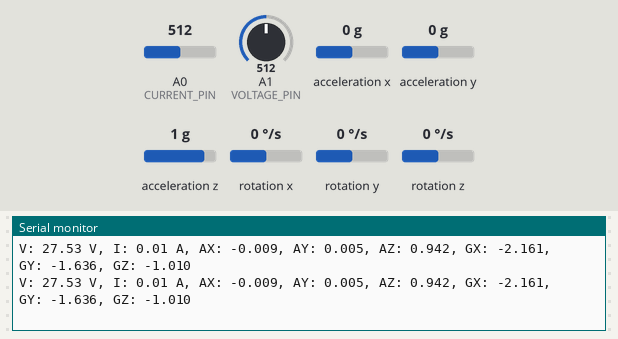
A sketch run on a simulated Arduino Uno, built with avr-gcc and run on an emulated ATmega328P. Shown: the last lines printed to the serial monitor. Wiring (inferred from the names in the program): MPU-6050 motion sensor at I2C address 0x68. The test bench sets the inputs (shaded band); at power-on: acceleration x 0 g, A0 (CURRENT_PIN) = 512, acceleration y 0 g, A1 (VOLTAGE_PIN) = 512, acceleration z 1 g, rotation x 0 °/s, rotation y 0 °/s, rotation z 0 °/s.

Above: at 1.3 s.
1.4 s: acceleration x set to -1.4 g
At 2.0 s:
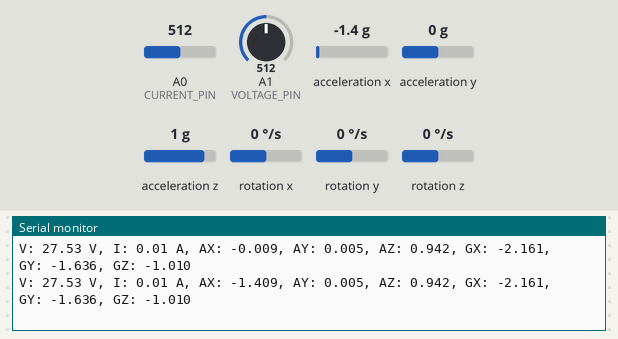
2.9 s: A0 (CURRENT_PIN) set to 716
At 3.6 s:
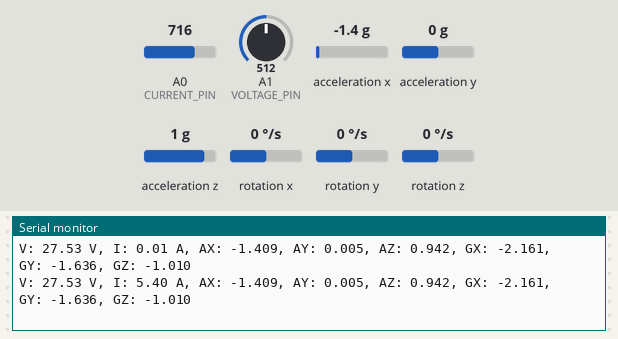
4.4 s: acceleration y set to -1.4 g
At 4.4 s:
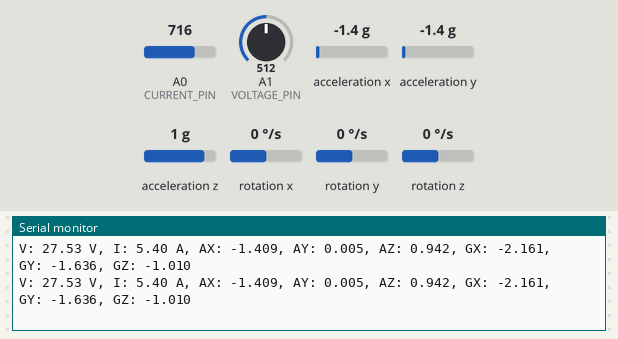
7.5 s: A1 (VOLTAGE_PIN) set to 716
At 7.9 s:
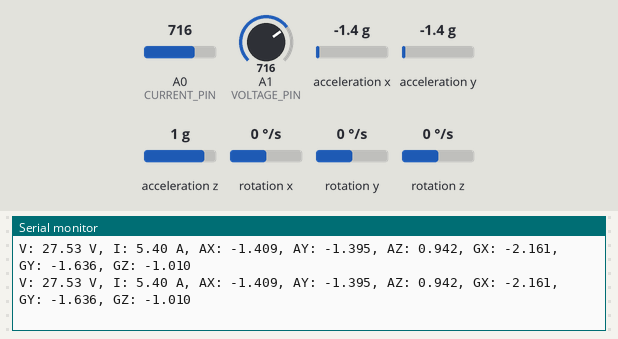
9.0 s: acceleration z set to -1.4 g
At 9.5 s:
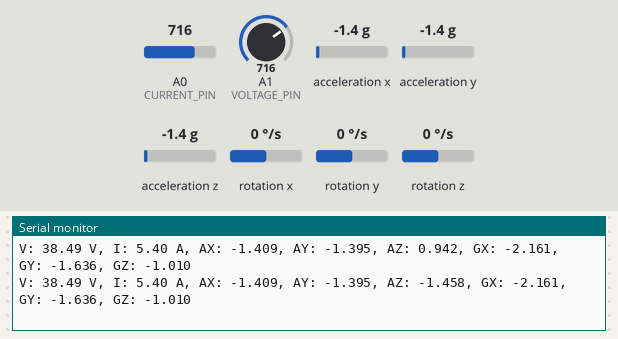
10.5 s: A0 (CURRENT_PIN) set to 992
At 11.1 s:
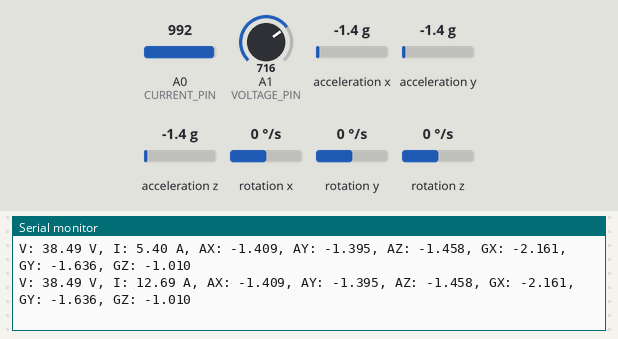
Timing chart, 0 to 13.0 s (numbered marks = the images above; inputs shaded):
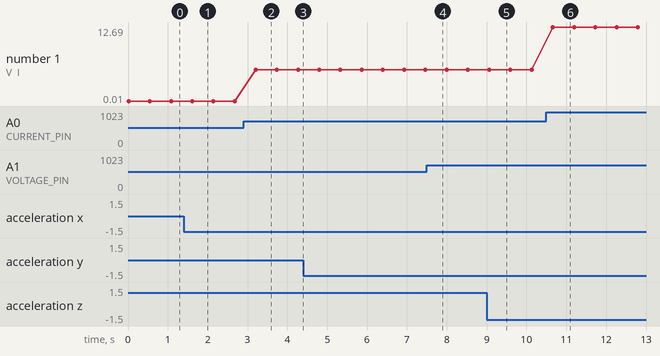

The sketch:

Dataacquisition.ino
```cpp
// I2C library - this lets the Arduino "talk" to sensors over just 2 wires (SDA and SCL)
#include <Wire.h>

const byte MPU6050_ADDRESS = 0x68; // the "address" of the MPU6050 sensor on the I2C wires, so the Arduino knows which device it's talking to

int16_t Rax, Ray, Raz; // "raw" accelerometer readings (X, Y, Z) - straight from the sensor, not converted into real units yet
int16_t Rgx, Rgy, Rgz; // "raw" gyroscope readings (X, Y, Z) - also straight from the sensor, not converted yet

float ax, ay, az; // the final accelerometer readings, in real units (g's), after cleaning up the raw values
float gx, gy, gz; // the final gyroscope readings, in real units (degrees per second), after cleaning up the raw values

// Every sensor has a tiny built-in error even when it's sitting still, called "bias" or "offset"
// These numbers were measured beforehand (by reading the sensor at rest) and are subtracted later
// so that 0 really means 0, instead of some small leftover number
const float AX_OFFSET = 148.66;
const float AY_OFFSET = -80.82;
const float AZ_OFFSET = 948.22;

const float GX_OFFSET = 283.06;
const float GY_OFFSET = 214.34;
const float GZ_OFFSET = 132.27;

const int VOLTAGE_PIN = PC1;              // which pin the battery voltage sensor is connected to
const float VOLTAGE_DIVIDER_RATIO = 11;   // the voltage sensor scales the real battery voltage down by this much, so we multiply back up to get the true value
const float ADC_REFERENCE = 5.0;          // the Arduino's analog pins measure voltage between 0 and this reference value

const int CURRENT_PIN = PC0;                 // which pin the current sensor is connected to
const float ZERO_CURRENT_VOLTAGE = 2.5;      // the voltage the current sensor outputs when there is 0 A flowing
const float ACS712_SENSITIVITY = 0.185;      // how many volts the current sensor's output changes for every 1 A of current (from its datasheet)

// Reads the battery voltage and converts it into a real voltage number
float readVoltage()
{
  int adcValue = analogRead(VOLTAGE_PIN);                      // read the raw number (0-1023) the Arduino sees on this pin
  float adcVoltage = (adcValue * ADC_REFERENCE) / 1023.0;      // convert that raw number into an actual voltage
  float batteryVoltage = adcVoltage * VOLTAGE_DIVIDER_RATIO;   // scale it back up, since the divider circuit shrank the real battery voltage
  return batteryVoltage;                                       // send this final voltage value back
}

// Reads the current sensor and converts it into a real current number
float readCurrent()
{
  int adcValue = analogRead(CURRENT_PIN);                              // read the raw number (0-1023) the Arduino sees on this pin
  float sensorVoltage = (adcValue * ADC_REFERENCE) / 1023.0;           // convert that raw number into an actual voltage
  float current = (sensorVoltage - ZERO_CURRENT_VOLTAGE) / ACS712_SENSITIVITY; // read accurate current
  return current;                                                      // send this final current value back
}

// Talks to the MPU6050 sensor and fills in ax, ay, az, gx, gy, gz with fresh readings
void readMPU6050()
{
  Wire.beginTransmission(MPU6050_ADDRESS);  // start talking to the sensor
  Wire.write(0x3B);                          // tell the sensor: "I want to start reading from register 0x3B" (where the motion data begins)
  Wire.endTransmission(false);               // send that request, but keep the connection open for the next step

  Wire.requestFrom(MPU6050_ADDRESS, 14);     // ask the sensor for the next 14 bytes of data (accelerometer + temperature + gyroscope, all packed together)

  if (Wire.available() >= 14)  // only continue if all 14 bytes have actually arrived
  {
    // Each reading is sent as 2 bytes (a "high" byte and a "low" byte), so we combine them into one number
    Rax = (Wire.read() << 8) | Wire.read(); // raw acceleration on the X axis
    Ray = (Wire.read() << 8) | Wire.read(); // raw acceleration on the Y axis
    Raz = (Wire.read() << 8) | Wire.read(); // raw acceleration on the Z axis

    Wire.read(); // this pair of bytes is the sensor's internal temperature reading
    Wire.read(); // we're not using it, so just read and throw it away to stay in sync with the data

    Rgx = (Wire.read() << 8) | Wire.read(); // raw rotation speed around the X axis
    Rgy = (Wire.read() << 8) | Wire.read(); // raw rotation speed around the Y axis
    Rgz = (Wire.read() << 8) | Wire.read(); // raw rotation speed around the Z axis

    // Subtract each sensor's resting-state error (offset), measured earlier
    float calibratedRax = Rax - AX_OFFSET;
    float calibratedRay = Ray - AY_OFFSET;
    float calibratedRaz = Raz - AZ_OFFSET;

    float calibratedRgx = Rgx - GX_OFFSET;
    float calibratedRgy = Rgy - GY_OFFSET;
    float calibratedRgz = Rgz - GZ_OFFSET;

    // Divide by the sensor's scale factor to turn the raw numbers into real units (g's for acceleration)
    ax = calibratedRax / 16384.0;
    ay = calibratedRay / 16384.0;
    az = calibratedRaz / 16384.0;

    // Divide by the sensor's scale factor to turn the raw numbers into real units (degrees/second for rotation)
    gx = calibratedRgx / 131.0;
    gy = calibratedRgy / 131.0;
    gz = calibratedRgz / 131.0;
  }
}

void setup()
{
  Serial.begin(9600); // start communication with the computer (Serial Monitor) at 9600 baud
  Wire.begin();        // start the I2C connection so we can talk to the MPU6050

  // Wake the MPU6050 up - by default it powers on in "sleep mode" and won't send data until told otherwise
  Wire.beginTransmission(MPU6050_ADDRESS); // start talking to the sensor
  Wire.write(0x6B);                         // register 0x6B is the sensor's power management setting
  Wire.write(0x00);                         // writing 0 here tells it "wake up, stop sleeping"
  Wire.endTransmission();                   // send that instruction

  Serial.println("System Started"); // print a message so we know setup finished successfully
}

void loop()
{
  readMPU6050(); // get the latest accelerometer + gyroscope readings

  float voltage = readVoltage(); // get the latest battery voltage reading
  float current = readCurrent(); // get the latest current reading

  // Print everything on one line, one labeled value at a time, so it's easy to read on the Serial Monitor
  Serial.print("V: ");
  Serial.print(voltage, 2); // print with 2 decimal places

  Serial.print(" V, I: ");
  Serial.print(current, 2); // print with 2 decimal places

  Serial.print(" A, AX: ");
  Serial.print(ax, 3); // print with 3 decimal places

  Serial.print(", AY: ");
  Serial.print(ay, 3);

  Serial.print(", AZ: ");
  Serial.print(az, 3);

  Serial.print(", GX: ");
  Serial.print(gx, 3);

  Serial.print(", GY: ");
  Serial.print(gy, 3);

  Serial.print(", GZ: ");
  Serial.println(gz, 3); // println ends the line, so the next reading starts fresh below it

  delay(500); // wait half a second before taking the next set of readings
}
```

Measured:
- after the input at 1.4 s, the serial monitor: prints a new line after 0.21 s (image 1)
- after the input at 2.9 s, the serial monitor: prints a new line after 0.31 s (image 2)
- after the input at 9.0 s, the serial monitor: prints a new line after 0.06 s (image 5)
- after the input at 10.5 s, the serial monitor: prints a new line after 0.16 s (image 6)
- plotted number 1: 0.01 → 5.4 after the input at 2.9 s, 5.4 → 12.69 after the input at 10.5 s
